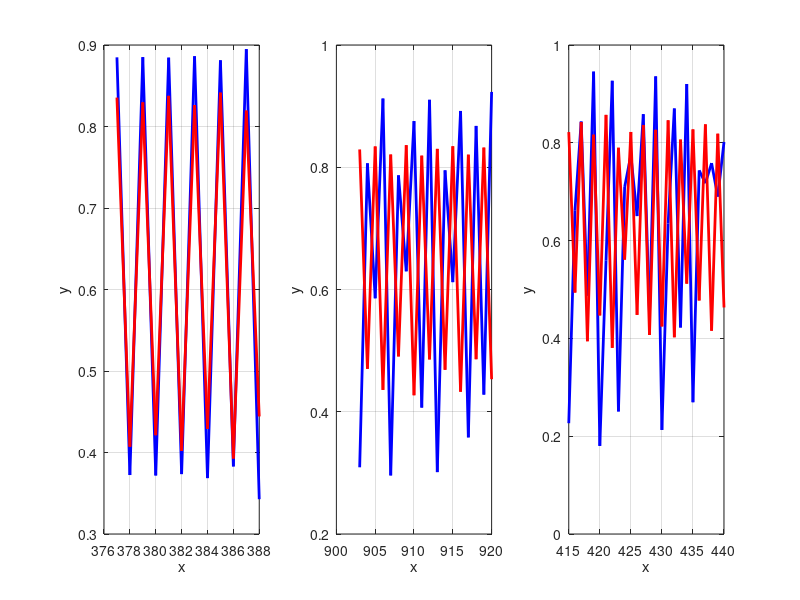

Here is the MATLAB script that generated this plot:
%#################### Logistic Map GC ########################
%
% NOTE:     For 2D delayed Logistic map, it checks the time series in different time zones
%           and calculates the correlation coefficient between the variables in those time zones
%          
%         
%=========================================================================

clc;close all;clear all;
x(1) =0.4;y(1) =0.2;
n=1:1:24001;
for j = 1:24000
    x(j+1) = x(j)*(3.8-3.8*x(j)-0.02*y(j));
    y(j+1) = y(j)*(3.5-3.5*y(j)-0.1*x(j));
end
size(n);
size(x);

%plot the time series for different time zones
figure(1);
subplot(1,3,1)
plot(n(377:388),x(377:388),'-b','linewidth',2)
hold on;
plot(n(377:388),y(377:388),'-r','linewidth',2)
xlabel('x')
ylabel('y')
zlabel('z')
grid on
subplot(1,3,2)
plot(n(903:920),x(903:920),'-b','linewidth',2)
hold on;
plot(n(903:920),y(903:920),'-r','linewidth',2)
xlabel('x')
ylabel('y')
zlabel('z')
grid on
subplot(1,3,3)
plot(n(415:440),x(415:440),'-b','linewidth',2)
hold on;
plot(n(415:440),y(415:440),'-r','linewidth',2)
xlabel('x')
ylabel('y')
zlabel('z')
grid on

% calculates the correlation coefficient b/w x and y in different time 
r = corrcoef(x,y)
r1 = corrcoef(x(377:388),y(377:388))
r2 = corrcoef(x(903:920),y(903:920))
r3 = corrcoef(x(415:440),y(415:440))
fileID = fopen('x.txt','w');
fprintf(fileID,'%f\n ',x);
fclose(fileID);
fileID = fopen('y.txt','w');
fprintf(fileID,'%f\n ',y);
fclose(fileID);

%A=load('x.txt');
% T=1:1:24001; %Time steps
% figure(2);
% plot(n,x,'-b','linewidth',2)
% hold on;
% plot(n,y,'-r','linewidth',2)
% xlabel('x')
% ylabel('y')
% zlabel('z')
% grid on
% hold on;
% plot(T,A,'-black', 'markersize',2)% Plotting the time series for all realization